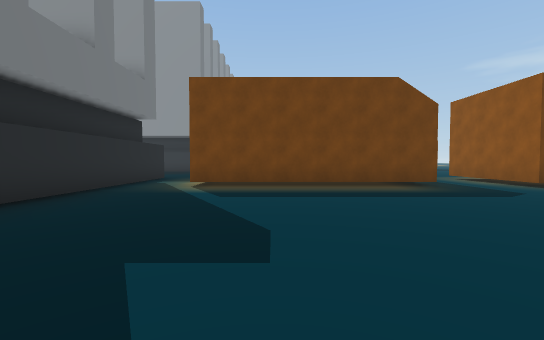
View 1 (above)

22 first-person views from a walk through a Unity game level. The camera is 1.3 m above the floor, tilts 2° down and sees 90° across. The floor is counted in squares, 2 m on a side. Each view is taken from the middle of a square. On the plan, view 1 faces up. The plan holds only what a view shows up to about 9 squares ahead; the rest is blank. The place goes on beyond the plan. The player is left out.

View 2
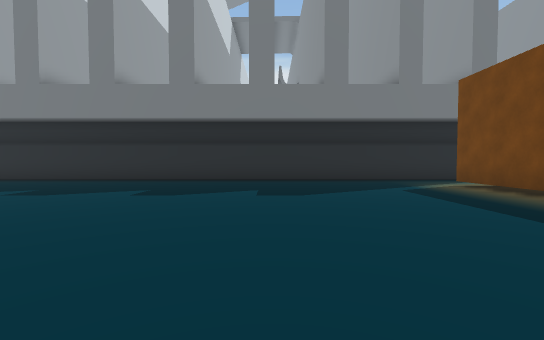

View 3
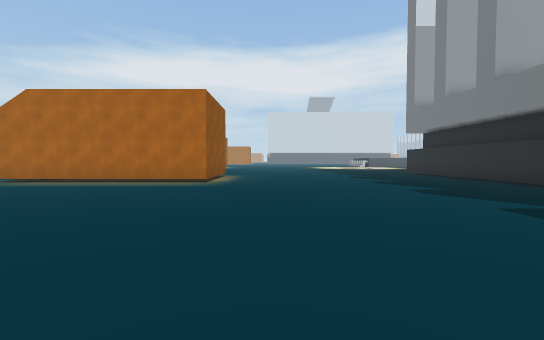

View 4
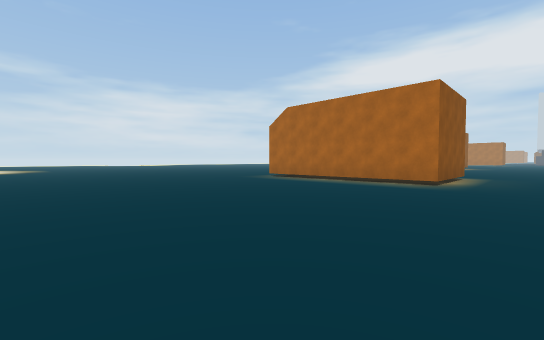

View 5
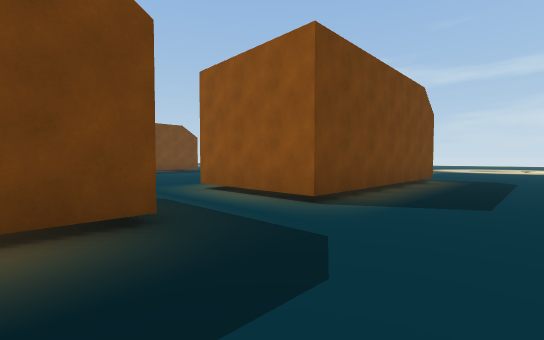

View 6
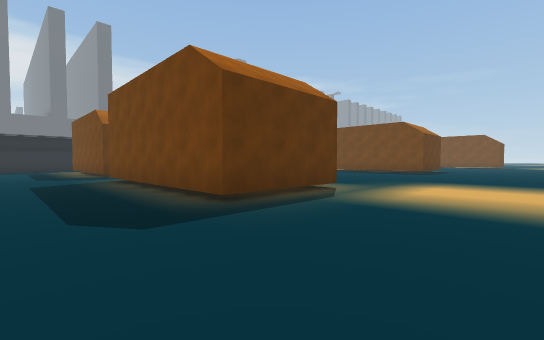

View 7
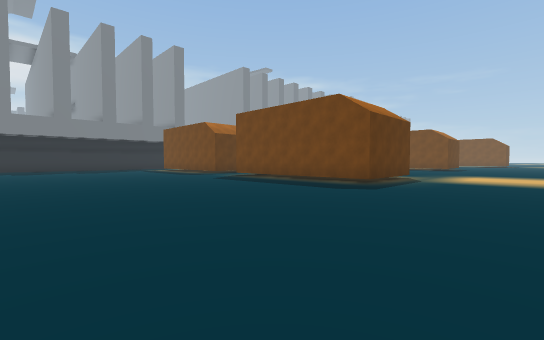

View 8
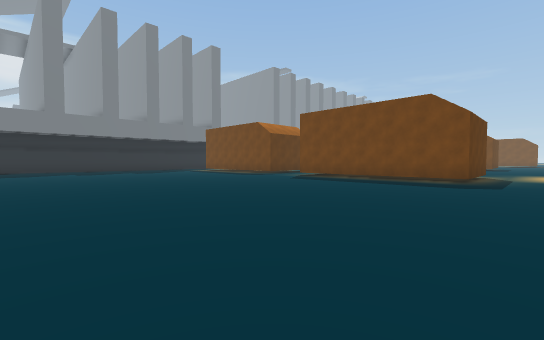

View 9
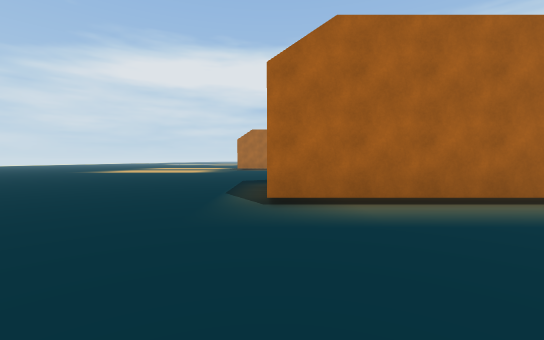

View 10
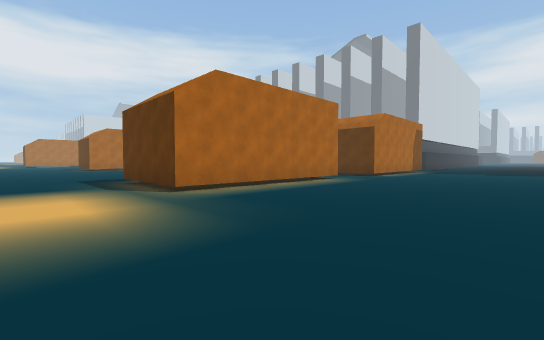

View 11
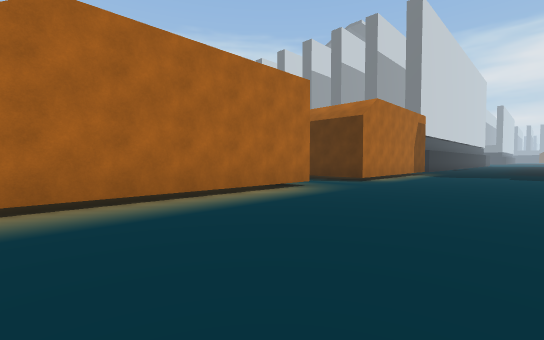

View 12
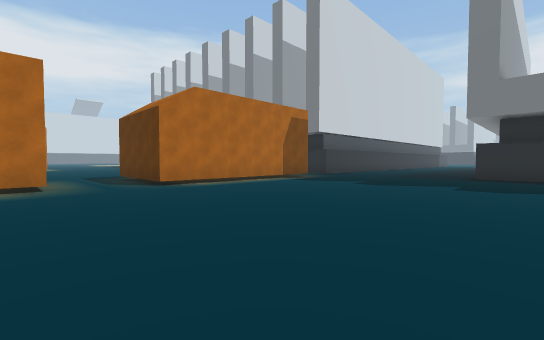

View 13
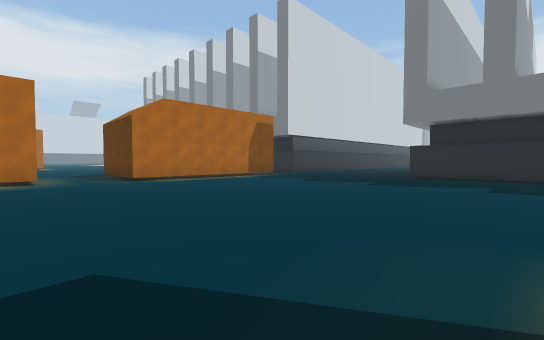

View 14
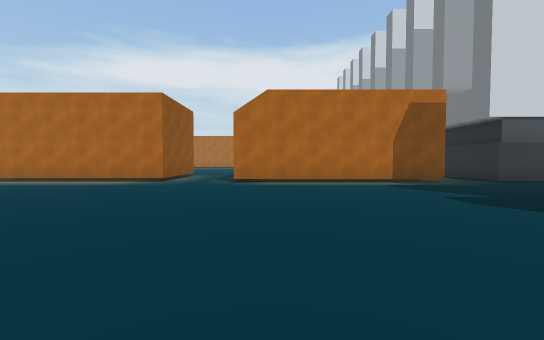

View 15
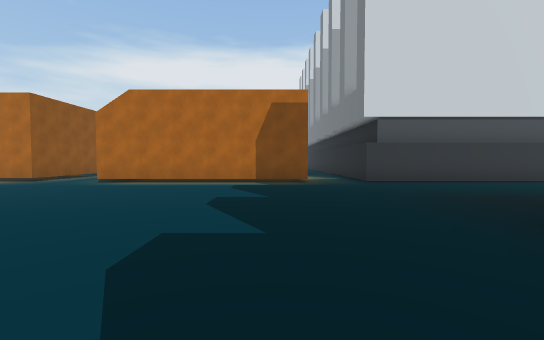

View 16
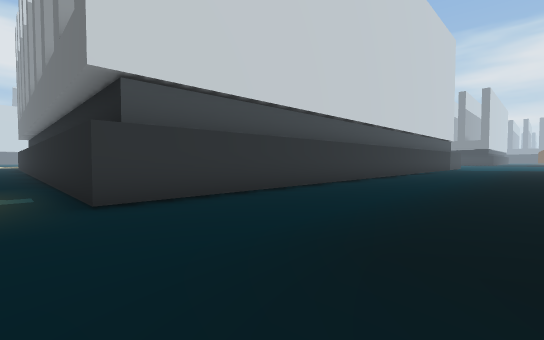

View 17
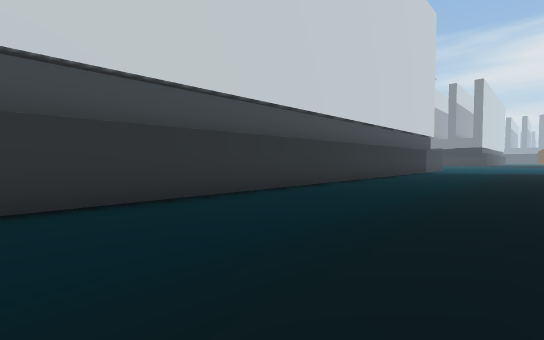

View 18
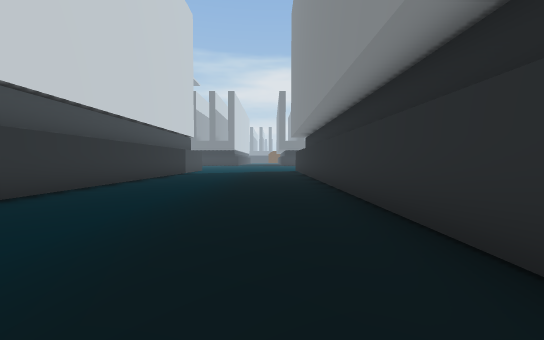

View 19
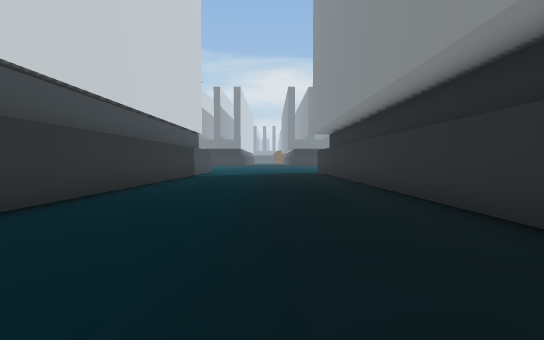

View 20
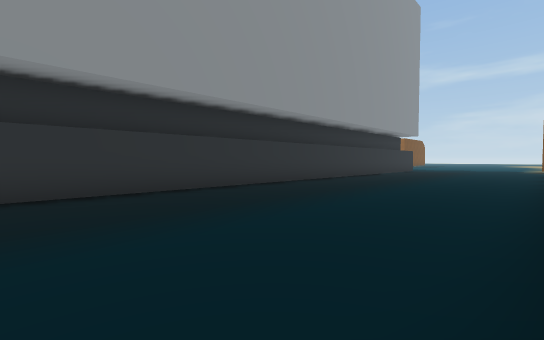

View 21
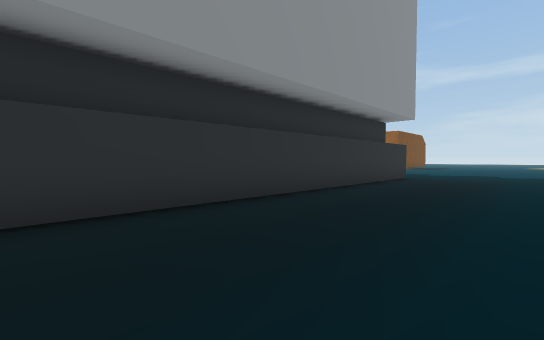

View 22
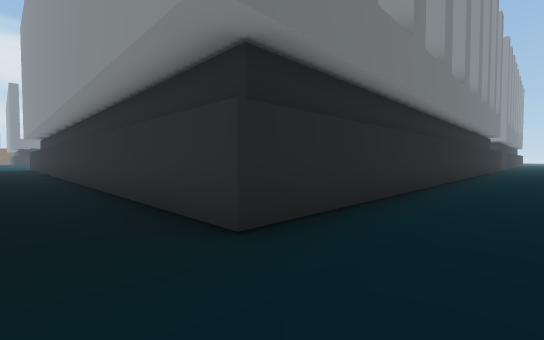

### Floor plan
Points are (right, up) in squares from view 1. A wall is a line through its corners. A room is listed if a view was taken in it or the views show most of it. See-through windows are left out.
Room 1 (views 1, 2, 3, 4, 5, 6, 7, 8, 9)
walls: (4.1, 6.8) (-2.1, 6.8); (4.9, -6.5) (4.9, -4.9) (11.1, -4.9); (4.1, 10.1) (4.1, 7.1); (12.5, 9.7) (12.5, 6.4) (6.3, 6.4) (6.3, 9.7); (-3.9, 9.7) (-3.9, -6.5)
ways out: opening at (-3, 9) to room 2; opening at (5.5, 10) to room 2; opening at (14.5, 9.8) to room 2
Room 2 (views 10, 11, 12, 13, 14, 15, 16, 17, 18, 19, 20, 21, 22)
walls: (-2.1, 10.1) (4.1, 10.1); (-3.9, 21.5) (-3.9, 15.4) (-21.1, 15.4); (6.3, 9.7) (12.5, 9.7); (-21, 9.7) (-3.9, 9.7)
ways out: opening at (-3, 9) to room 1; opening at (5.5, 10) to room 1; opening at (14.5, 9.8) to room 1

Positions as (right, up) in squares from view 1, and headings:
1: (0, 0), facing up
2: (5, 2), facing left
3: (3, 3), facing down
4: (3, 3), facing down-right
5: (3, 4), facing up-right
6: (16, 4), facing up-left
7: (16, -1), facing up-left
8: (14, -3), facing up-left
9: (11, -1), facing down
10: (15, 15), facing down-left
11: (12, 14), facing down-left
12: (7, 17), facing down-left
13: (7, 19), facing down-left
14: (3, 18), facing down
15: (-1, 18), facing down
16: (-3, 14), facing down-left
17: (-8, 14), facing down-left
18: (-10, 14), facing left
19: (-12, 13), facing left
20: (-21, 10), facing up-right
21: (-14, 12), facing up-right
22: (-2, 14), facing up-left
